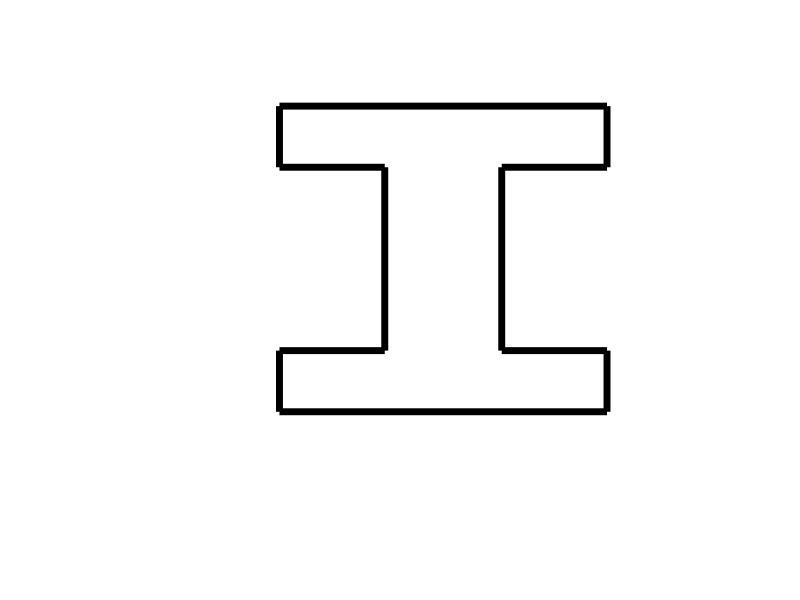

Write MATLAB code to recreate this figure. (Note: this script raises an error after producing the figure.)
%Plotting the beam

W=randi([20,30]);
plot([0,W],[0,0],'Color','black','linewidth',5);

hold on

l1=randi([10,15]);
plot([0,0],[0,l1],'Color','black','linewidth',5);

plot([W,W],[0,l1],'Color','black','linewidth',5);

w=randi([7,12]);
a=(W-w)/2;
b=a+w;
plot([0,a],[l1,l1],'Color','black','linewidth',5);
plot([b,W],[l1,l1],'Color','black','linewidth',5);

l2=randi([20,30]);
plot([a,a],[l1,(l1+l2)],'Color','black','linewidth',5);
plot([b,b],[l1,(l1+l2)],'Color','black','linewidth',5);

plot([0,a],[(l1+l2),(l1+l2)],'Color','black','linewidth',5);
plot([b,W],[(l1+l2),(l1+l2)],'Color','black','linewidth',5);

L=(2*l1)+l2;

l3=l1;

w1=W;

plot([0,0],[(l1+l2),L],'Color','black','linewidth',5);
plot([W,W],[(l1+l2),L],'Color','black','linewidth',5);

plot([0,W],[L,L],'Color','black','linewidth',5);

axis([-15 (W+10) -20 (L+10)])
axis off

%labelling the beam

arrow([(W/2),-5],[W,-5],'linewidth',2);
arrow([(W/2),-5],[0,-5],'linewidth',2);

arrow([-5,(L/2)],[-5,L],'linewidth',2);
arrow([-5,(L/2)],[-5,0],'linewidth',2);

arrow([(a-2.5),(L/2)],[(a-2.5),(l1+l2)],'linewidth',2);
arrow([(a-2.5),(L/2)],[(a-2.5),l1],'linewidth',2);

arrow([(W/2),(l1+2.5)],[a,(l1+2.5)],'linewidth',2);
arrow([(W/2),(l1+2.5)],[b,(l1+2.5)],'linewidth',2);


Wlabel=strcat(num2str(W),'mm');
Llabel=strcat(num2str(L),'mm');
wlabel=strcat(num2str(w),'mm');
llabel=strcat(num2str(l2),'mm');

text((W/2.5),-10,Wlabel,'fontsize',12,'fontweight','bold');
text(-12,(L/2),Llabel,'fontsize',12,'fontweight','bold');
text((W/2.5),(l1-2.5),wlabel,'fontsize',12,'fontweight','bold');
text((a-9),(L/2),llabel,'fontsize',12,'fontweight','bold');
text(W+1,l1/2,'a','fontsize',12,'fontweight','bold');
text(W+1,l1+l2+l1/2,'a','fontsize',12,'fontweight','bold');
text(a/2,l1-3,'b','fontsize',12,'fontweight','bold');
text(b+a/2,l1-3,'b','fontsize',12,'fontweight','bold');
text(a/2,l1+l2+3,'b','fontsize',12,'fontweight','bold');
text(b+a/2,l1+l2+3,'b','fontsize',12,'fontweight','bold');

%Indicating level

a1=rectangle('Position',[W-10,L+6,2,3],'Curvature',[1,1],'LineWidth',1.5,'FaceColor','y');
a2=rectangle('Position',[W-7,L+6,2,3],'Curvature',[1,1],'LineWidth',1.5);
a3=rectangle('Position',[W-4,L+6,2,3],'Curvature',[1,1],'LineWidth',1.5);
a4=rectangle('Position',[W-1,L+6,2,3],'Curvature',[1,1],'LineWidth',1.5);
a5=rectangle('Position',[W+2,L+6,2,3],'Curvature',[1,1],'LineWidth',1.5);

hold off
